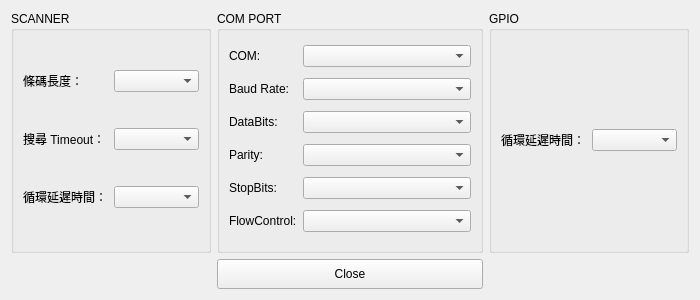
<?xml version="1.0" encoding="UTF-8"?>
<ui version="4.0">
 <class>Config</class>
 <widget class="QWidget" name="Config">
  <property name="geometry">
   <rect>
    <x>0</x>
    <y>0</y>
    <width>700</width>
    <height>300</height>
   </rect>
  </property>
  <property name="windowTitle">
   <string>Configure</string>
  </property>
  <layout class="QGridLayout" name="gridLayout">
   <item row="1" column="1" colspan="2">
    <widget class="QPushButton" name="btn_close">
     <property name="minimumSize">
      <size>
       <width>0</width>
       <height>30</height>
      </size>
     </property>
     <property name="text">
      <string>Close</string>
     </property>
    </widget>
   </item>
   <item row="0" column="0">
    <widget class="QGroupBox" name="groupBox_2">
     <property name="sizePolicy">
      <sizepolicy hsizetype="Preferred" vsizetype="Preferred">
       <horstretch>0</horstretch>
       <verstretch>0</verstretch>
      </sizepolicy>
     </property>
     <property name="minimumSize">
      <size>
       <width>200</width>
       <height>0</height>
      </size>
     </property>
     <property name="maximumSize">
      <size>
       <width>210</width>
       <height>16777215</height>
      </size>
     </property>
     <property name="title">
      <string>SCANNER</string>
     </property>
     <layout class="QGridLayout" name="gridLayout_2">
      <item row="0" column="0">
       <widget class="QLabel" name="label_2">
        <property name="text">
         <string>條碼長度：</string>
        </property>
       </widget>
      </item>
      <item row="1" column="0">
       <widget class="QLabel" name="label_3">
        <property name="text">
         <string>搜尋 Timeout：</string>
        </property>
       </widget>
      </item>
      <item row="2" column="0">
       <widget class="QLabel" name="label_4">
        <property name="text">
         <string>循環延遲時間：</string>
        </property>
       </widget>
      </item>
      <item row="0" column="1">
       <widget class="QComboBox" name="cb_length_SN">
        <property name="sizePolicy">
         <sizepolicy hsizetype="Preferred" vsizetype="Fixed">
          <horstretch>0</horstretch>
          <verstretch>0</verstretch>
         </sizepolicy>
        </property>
       </widget>
      </item>
      <item row="1" column="1">
       <widget class="QComboBox" name="cb_delay_dmtx">
        <property name="sizePolicy">
         <sizepolicy hsizetype="Preferred" vsizetype="Fixed">
          <horstretch>0</horstretch>
          <verstretch>0</verstretch>
         </sizepolicy>
        </property>
       </widget>
      </item>
      <item row="2" column="1">
       <widget class="QComboBox" name="cb_delay_loop">
        <property name="sizePolicy">
         <sizepolicy hsizetype="Preferred" vsizetype="Fixed">
          <horstretch>0</horstretch>
          <verstretch>0</verstretch>
         </sizepolicy>
        </property>
       </widget>
      </item>
     </layout>
    </widget>
   </item>
   <item row="0" column="1" colspan="2">
    <widget class="QGroupBox" name="groupBox">
     <property name="sizePolicy">
      <sizepolicy hsizetype="Fixed" vsizetype="Preferred">
       <horstretch>0</horstretch>
       <verstretch>0</verstretch>
      </sizepolicy>
     </property>
     <property name="maximumSize">
      <size>
       <width>350</width>
       <height>16777215</height>
      </size>
     </property>
     <property name="title">
      <string>COM PORT</string>
     </property>
     <layout class="QGridLayout" name="gridLayout_4">
      <item row="5" column="1">
       <widget class="QComboBox" name="cb_FlowControl">
        <property name="sizePolicy">
         <sizepolicy hsizetype="Preferred" vsizetype="Fixed">
          <horstretch>0</horstretch>
          <verstretch>0</verstretch>
         </sizepolicy>
        </property>
       </widget>
      </item>
      <item row="4" column="1">
       <widget class="QComboBox" name="cb_StopBits">
        <property name="sizePolicy">
         <sizepolicy hsizetype="Preferred" vsizetype="Fixed">
          <horstretch>0</horstretch>
          <verstretch>0</verstretch>
         </sizepolicy>
        </property>
       </widget>
      </item>
      <item row="0" column="0">
       <widget class="QLabel" name="label">
        <property name="sizePolicy">
         <sizepolicy hsizetype="Fixed" vsizetype="Preferred">
          <horstretch>0</horstretch>
          <verstretch>0</verstretch>
         </sizepolicy>
        </property>
        <property name="text">
         <string>COM:</string>
        </property>
       </widget>
      </item>
      <item row="1" column="1">
       <widget class="QComboBox" name="cb_Baud">
        <property name="sizePolicy">
         <sizepolicy hsizetype="Preferred" vsizetype="Fixed">
          <horstretch>0</horstretch>
          <verstretch>0</verstretch>
         </sizepolicy>
        </property>
       </widget>
      </item>
      <item row="5" column="0">
       <widget class="QLabel" name="label_10">
        <property name="sizePolicy">
         <sizepolicy hsizetype="Fixed" vsizetype="Preferred">
          <horstretch>0</horstretch>
          <verstretch>0</verstretch>
         </sizepolicy>
        </property>
        <property name="text">
         <string>FlowControl:</string>
        </property>
       </widget>
      </item>
      <item row="4" column="0">
       <widget class="QLabel" name="label_9">
        <property name="sizePolicy">
         <sizepolicy hsizetype="Fixed" vsizetype="Preferred">
          <horstretch>0</horstretch>
          <verstretch>0</verstretch>
         </sizepolicy>
        </property>
        <property name="text">
         <string>StopBits:</string>
        </property>
       </widget>
      </item>
      <item row="3" column="1">
       <widget class="QComboBox" name="cb_Parity">
        <property name="sizePolicy">
         <sizepolicy hsizetype="Preferred" vsizetype="Fixed">
          <horstretch>0</horstretch>
          <verstretch>0</verstretch>
         </sizepolicy>
        </property>
       </widget>
      </item>
      <item row="2" column="0">
       <widget class="QLabel" name="label_7">
        <property name="sizePolicy">
         <sizepolicy hsizetype="Fixed" vsizetype="Preferred">
          <horstretch>0</horstretch>
          <verstretch>0</verstretch>
         </sizepolicy>
        </property>
        <property name="text">
         <string>DataBits:</string>
        </property>
       </widget>
      </item>
      <item row="2" column="1">
       <widget class="QComboBox" name="cb_DataBits">
        <property name="sizePolicy">
         <sizepolicy hsizetype="Preferred" vsizetype="Fixed">
          <horstretch>0</horstretch>
          <verstretch>0</verstretch>
         </sizepolicy>
        </property>
       </widget>
      </item>
      <item row="1" column="0">
       <widget class="QLabel" name="label_6">
        <property name="sizePolicy">
         <sizepolicy hsizetype="Fixed" vsizetype="Preferred">
          <horstretch>0</horstretch>
          <verstretch>0</verstretch>
         </sizepolicy>
        </property>
        <property name="text">
         <string>Baud Rate:</string>
        </property>
       </widget>
      </item>
      <item row="3" column="0">
       <widget class="QLabel" name="label_8">
        <property name="sizePolicy">
         <sizepolicy hsizetype="Fixed" vsizetype="Preferred">
          <horstretch>0</horstretch>
          <verstretch>0</verstretch>
         </sizepolicy>
        </property>
        <property name="text">
         <string>Parity:</string>
        </property>
       </widget>
      </item>
      <item row="0" column="1">
       <widget class="QComboBox" name="cb_SP">
        <property name="sizePolicy">
         <sizepolicy hsizetype="Preferred" vsizetype="Fixed">
          <horstretch>0</horstretch>
          <verstretch>0</verstretch>
         </sizepolicy>
        </property>
       </widget>
      </item>
     </layout>
    </widget>
   </item>
   <item row="0" column="3">
    <widget class="QGroupBox" name="groupBox_3">
     <property name="sizePolicy">
      <sizepolicy hsizetype="Preferred" vsizetype="Preferred">
       <horstretch>0</horstretch>
       <verstretch>0</verstretch>
      </sizepolicy>
     </property>
     <property name="minimumSize">
      <size>
       <width>200</width>
       <height>0</height>
      </size>
     </property>
     <property name="maximumSize">
      <size>
       <width>210</width>
       <height>16777215</height>
      </size>
     </property>
     <property name="title">
      <string>GPIO</string>
     </property>
     <layout class="QGridLayout" name="gridLayout_3">
      <item row="0" column="0">
       <widget class="QLabel" name="label_5">
        <property name="text">
         <string>循環延遲時間：</string>
        </property>
       </widget>
      </item>
      <item row="0" column="1">
       <widget class="QComboBox" name="cb_gpio_delay">
        <property name="sizePolicy">
         <sizepolicy hsizetype="Preferred" vsizetype="Fixed">
          <horstretch>0</horstretch>
          <verstretch>0</verstretch>
         </sizepolicy>
        </property>
       </widget>
      </item>
     </layout>
    </widget>
   </item>
  </layout>
 </widget>
 <resources/>
 <connections/>
</ui>
